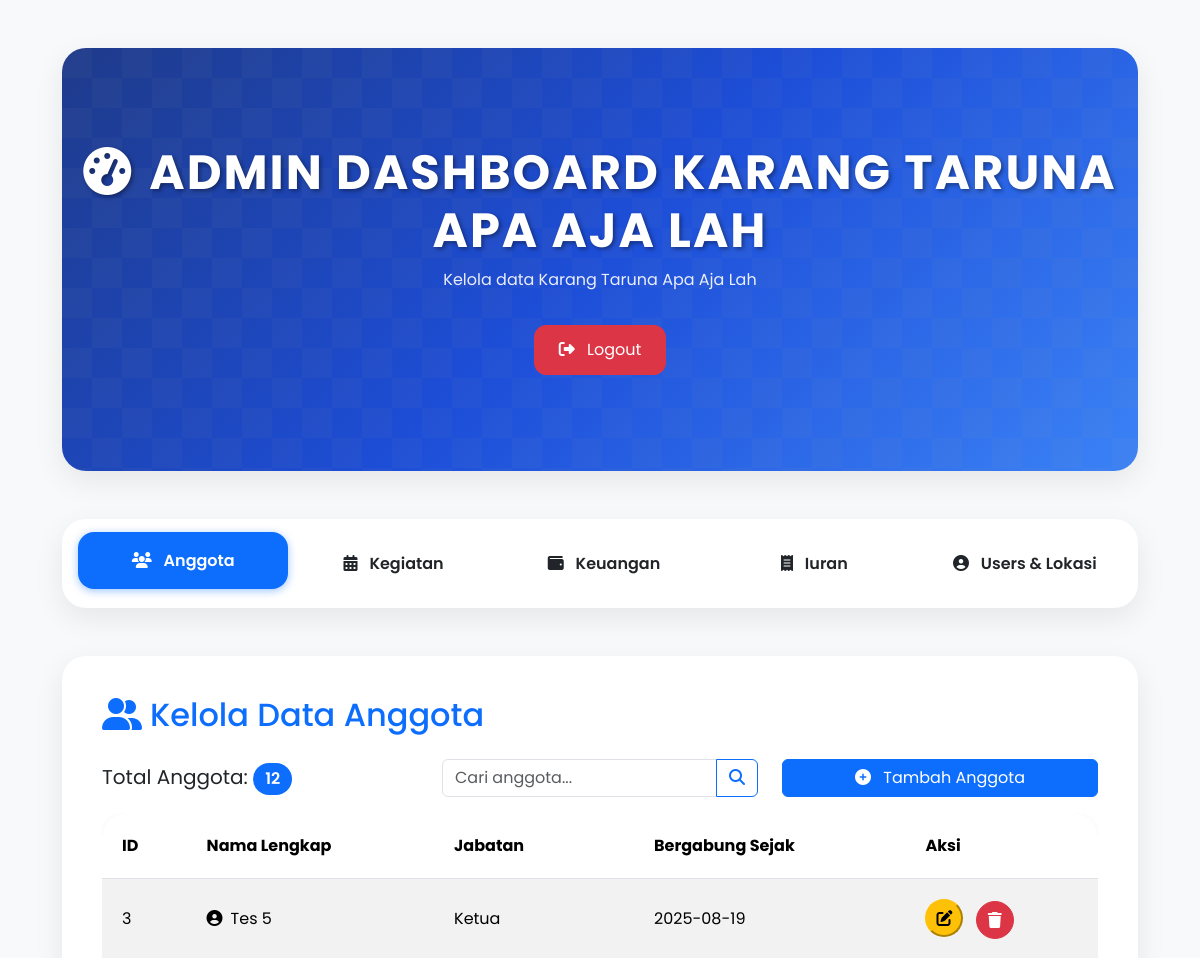
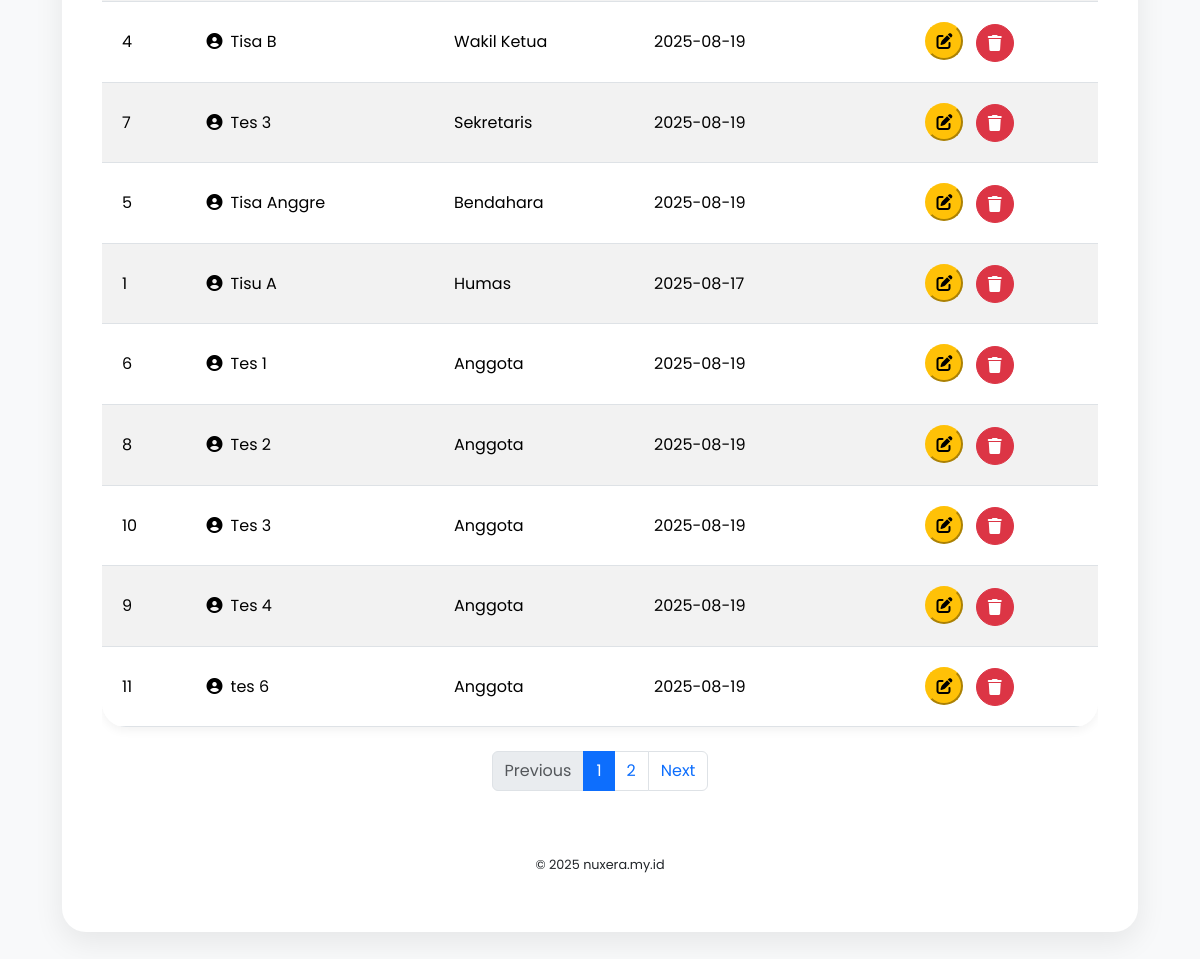
Page /admin/ (signed in) on the committed database (2 pictures, top to bottom).
### tables this page shows
CREATE TABLE `anggota` (
  `id` int NOT NULL,
  `telegram_id` bigint DEFAULT NULL,
  `nama_lengkap` varchar(255) NOT NULL,
  `tempat_lahir` varchar(100) DEFAULT NULL,
  `tanggal_lahir` date DEFAULT NULL,
  `alamat` text,
  `no_hp` varchar(20) DEFAULT NULL,
  `jabatan` varchar(100) NOT NULL DEFAULT 'Anggota',
  `status_aktif` tinyint(1) NOT NULL DEFAULT '1',
  `bergabung_sejak` date DEFAULT NULL,
  `created_at` timestamp NOT NULL DEFAULT CURRENT_TIMESTAMP,
  `username` varchar(255) DEFAULT NULL
);

### admin/index.php (the view, shortened to what this page needs)
<?php
$conn = new mysqli(DB_SERVERNAME, DB_USERNAME, DB_PASSWORD, DB_NAME);
function fetchDataWithPagination($conn, $tableName, $start, $limit, $searchTerm = null, $filterYear = null) {
    $data = [];
    $sql = "SELECT * FROM `$tableName`";
    $conditions = [];
    $params = [];
    $types = '';
    $orderBy = 'id ASC';
    if ($tableName === 'keuangan') {
        $sql = "SELECT k.*, a.nama_lengkap AS dicatat_oleh_nama FROM keuangan k LEFT JOIN anggota a ON k.dicatat_oleh_id = a.id";
        $orderBy = 'k.tanggal_transaksi ASC';
    } elseif ($tableName === 'iuran') {
        $sql = "SELECT i.*, a.nama_lengkap AS anggota_nama FROM iuran i LEFT JOIN anggota a ON i.anggota_id = a.id";
        $orderBy = 'i.tanggal_bayar ASC';
    } elseif ($tableName === 'anggota') {
        $orderBy = "FIELD(jabatan, 'Ketua', 'Wakil Ketua', 'Sekretaris', 'Bendahara', 'Humas', 'Anggota'), nama_lengkap ASC";
    } elseif ($tableName === 'kegiatan') {
        $orderBy = 'tanggal_mulai DESC';
    } elseif ($tableName === 'users') {
        $orderBy = 'id ASC';
    }
    if ($filterYear) {
        if ($tableName === 'keuangan') {
            $conditions[] = "YEAR(k.tanggal_transaksi) = ?";
            $params[] = $filterYear;
            $types .= 'i';
        } elseif ($tableName === 'iuran') {
            $conditions[] = "YEAR(i.tanggal_bayar) = ?";
            $params[] = $filterYear;
            $types .= 'i';
        }
    }
    if (!empty($conditions)) {
        $sql .= " WHERE " . implode(" AND ", $conditions);
    }
    $sql .= " ORDER BY $orderBy LIMIT ? OFFSET ?";
    $params[] = $limit;
    $params[] = $start;
    $types .= 'ii';
    $stmt = $conn->prepare($sql);
    if ($stmt) {
        if (!empty($params)) {
            $stmt->bind_param($types, ...$params);
        }
        $stmt->execute();
        $result = $stmt->get_result();
        if ($result && $result->num_rows > 0) {
            while ($row = $result->fetch_assoc()) {
                $data[] = $row;
            }
        }
    }
    return $data;
}
function countRowsWithFilter($conn, $tableName, $searchTerm = null, $filterYear = null) {
    $sql = "SELECT COUNT(*) AS total FROM `$tableName`";
    $stmt = $conn->prepare($sql);
    if ($stmt) {
        $stmt->execute();
        $result = $stmt->get_result();
        $row = $result->fetch_assoc();
        return $row['total'];
    }
    return 0;
}
$active_tab = isset($_GET['tab']) ? $_GET['tab'] : 'anggota';
$currentYear = date('Y');
$selectedYear = isset($_GET['year']) ? (int)$_GET['year'] : $currentYear;
$searchTerm = isset($_GET['search']) ? trim($_GET['search']) : '';
$limit = 10;
$page = isset($_GET['page']) ? max(1, intval($_GET['page'])) : 1;
$start = ($page - 1) * $limit;
$total_rows = countRowsWithFilter($conn, $active_tab, $searchTerm, $selectedYear);
$total_pages = ceil($total_rows / $limit);
$anggota = [];
if ($active_tab === 'anggota') {
    $anggota = fetchDataWithPagination($conn, 'anggota', $start, $limit, $searchTerm, $selectedYear);
} elseif ($active_tab === 'kegiatan') {
    $kegiatan = fetchDataWithPagination($conn, 'kegiatan', $start, $limit, $searchTerm, $selectedYear);
} elseif ($active_tab === 'keuangan') {
    $keuangan = fetchDataWithPagination($conn, 'keuangan', $start, $limit, $searchTerm, $selectedYear);
} elseif ($active_tab === 'iuran') {
    $iuran = fetchDataWithPagination($conn, 'iuran', $start, $limit, $searchTerm, $selectedYear);
} elseif ($active_tab === 'users') {
    $users = fetchDataWithPagination($conn, 'users', $start, $limit, $searchTerm, $selectedYear);
}
$totalAnggota = countRowsWithFilter($conn, 'anggota');
?>
<!DOCTYPE html>
<html lang="id">
<head>
    <link href="https://cdn.jsdelivr.net/npm/bootstrap@5.3.3/dist/css/bootstrap.min.css" rel="stylesheet">
    <link rel="stylesheet" href="https://cdnjs.cloudflare.com/ajax/libs/font-awesome/6.4.0/css/all.min.css">
    <link rel="stylesheet" href="../assets/css/styleadmin.css">
    <link rel="stylesheet" href="../assets/css/styleindex.css">
</head>
<body>
<div class="container py-5">
    <header class="hero-section">
        <h1 class="display-5"><i class="fa-solid fa-tachometer-alt me-3"></i>Admin Dashboard <?= htmlspecialchars(ORGANIZATION_NAME) ?></h1>
        <p class="fs-6 mt-2">Kelola data <?= htmlspecialchars(ORGANIZATION_NAME) ?></p>
	<a href="../logout.php" class="btn btn-danger mt-3" style="border-radius: 0.75rem; padding: 0.75rem 1.5rem;">
        <i class="fa-solid fa-sign-out-alt me-2"></i> Logout
    </a>
    </header>
    <div class="mb-5">
        <ul class="nav nav-pills nav-justified nav-pills-custom" id="myTab" role="tablist">
            <li class="nav-item" role="presentation">
                <a class="nav-link <?= ($active_tab == 'anggota') ? 'active' : '' ?>" href="?tab=anggota<?= !empty($searchTerm) ? '&search=' . urlencode($searchTerm) : '' ?>">
                    <i class="fa-solid fa-users me-2"></i> Anggota
                </a>
            </li>
            <li class="nav-item" role="presentation">
                <a class="nav-link <?= ($active_tab == 'kegiatan') ? 'active' : '' ?>" href="?tab=kegiatan<?= !empty($searchTerm) ? '&search=' . urlencode($searchTerm) : '' ?>">
                    <i class="fa-solid fa-calendar-alt me-2"></i> Kegiatan
                </a>
            </li>
            <li class="nav-item" role="presentation">
                <a class="nav-link <?= ($active_tab == 'keuangan') ? 'active' : '' ?>" href="?tab=keuangan<?= !empty($searchTerm) ? '&search=' . urlencode($searchTerm) : '' ?>">
                    <i class="fa-solid fa-wallet me-2"></i> Keuangan
                </a>
            </li>
            <li class="nav-item" role="presentation">
                <a class="nav-link <?= ($active_tab == 'iuran') ? 'active' : '' ?>" href="?tab=iuran<?= !empty($searchTerm) ? '&search=' . urlencode($searchTerm) : '' ?>">
                    <i class="fa-solid fa-receipt me-2"></i> Iuran
                </a>
            </li>
            <li class="nav-item" role="presentation">
                <a class="nav-link <?= ($active_tab == 'users') ? 'active' : '' ?>" href="?tab=users<?= !empty($searchTerm) ? '&search=' . urlencode($searchTerm) : '' ?>">
                    <i class="fa-solid fa-user-circle me-2"></i> Users & Lokasi
                </a>
            </li>
        </ul>
    </div>
    <div class="content-card">
        <?php if ($active_tab == 'anggota'): ?>
            <h2 class="mb-4 text-primary"><i class="fa-solid fa-user-group me-2"></i>Kelola Data Anggota</h2>
            <div class="row mb-3 gy-2 align-items-center">
                <div class="col-12 col-md-4">
                    <p class="fs-5 mb-0">Total Anggota: <span class="badge bg-primary"><?= $totalAnggota ?></span></p>
                </div>
                <div class="col-12 col-md-4">
                    <form action="" method="GET" class="d-flex w-100">
                        <div class="input-group">
                            <input type="text" class="form-control" placeholder="Cari anggota..." name="search" value="<?= htmlspecialchars($searchTerm) ?>">
                            <button class="btn btn-outline-primary" type="submit"><i class="fas fa-search"></i></button>
                        </div>
                    </form>
                </div>
                <div class="col-12 col-md-4 text-md-end">
                    <button type="button" class="btn btn-primary w-100 w-md-auto" data-bs-toggle="modal" data-bs-target="#addAnggotaModal">
                        <i class="fa-solid fa-plus-circle me-2"></i> Tambah Anggota
                    </button>
                </div>
            </div>
            <div class="table-responsive">
                <table class="table table-hover table-striped d-none d-md-table">
                    <thead>
                        <tr>
                            <th scope="col">ID</th>
                            <th scope="col">Nama Lengkap</th>
                            <th scope="col">Jabatan</th>
                            <th scope="col">Bergabung Sejak</th>
                            <th scope="col">Aksi</th>
                        </tr>
                    </thead>
                    <tbody>
                        <?php if (count($anggota) > 0): ?>
                            <?php foreach ($anggota as $row): ?>
                                <tr>
                                    <td><?= htmlspecialchars($row['id']) ?></td>
                                    <td><i class="fa-solid fa-user-circle me-2"></i><?= htmlspecialchars($row['nama_lengkap']) ?></td>
                                    <td><?= htmlspecialchars($row['jabatan']) ?></td>
                                    <td><?= htmlspecialchars($row['bergabung_sejak']) ?></td>
                                    <td>
                                        <button class="btn-action btn-warning-custom me-2 edit-btn" data-bs-toggle="modal" data-bs-target="#editAnggotaModal" data-id="<?= $row['id'] ?>" data-nama="<?= $row['nama_lengkap'] ?>" data-jabatan="<?= $row['jabatan'] ?>" data-sejak="<?= $row['bergabung_sejak'] ?>">
                                            <i class="fa-solid fa-edit"></i>
                                        </button>
                                        <form action="" method="POST" class="d-inline">
                                            <button type="submit" class="btn btn-danger btn-action" onclick="return confirm('Apakah Anda yakin ingin menghapus data ini?')"><i class="fa-solid fa-trash"></i></button>
                                        </form>
                                    </td>
                                </tr>
                            <?php endforeach; ?>
                        <?php else: ?>
                            <tr>
                                <td colspan="5" class="text-center text-muted">Tidak ada data anggota.</td>
                            </tr>
                        <?php endif; ?>
                    </tbody>
                </table>
                <?php if ($total_pages > 1): ?>
                <nav aria-label="Page navigation example" class="mt-4 d-none d-md-block">
                    <ul class="pagination justify-content-center">
                        <li class="page-item <?= ($page <= 1) ? 'disabled' : '' ?>">
                            <a class="page-link" href="?tab=anggota&page=<?= $page - 1 ?><?= !empty($searchTerm) ? '&search=' . htmlspecialchars($searchTerm) : '' ?>" tabindex="-1">Previous</a>
                        </li>
                        <?php for ($i = 1; $i <= $total_pages; $i++): ?>
                            <li class="page-item <?= ($page == $i) ? 'active' : '' ?>">
                                <a class="page-link" href="?tab=anggota&page=<?= $i ?><?= !empty($searchTerm) ? '&search=' . htmlspecialchars($searchTerm) : '' ?>"><?= $i ?></a>
                            </li>
                        <?php endfor; ?>
                        <li class="page-item <?= ($page >= $total_pages) ? 'disabled' : '' ?>">
                            <a class="page-link" href="?tab=anggota&page=<?= $page + 1 ?><?= !empty($searchTerm) ? '&search=' . htmlspecialchars($searchTerm) : '' ?>">Next</a>
                        </li>
                    </ul>
                </nav>
            <?php endif; ?>
            </div>
            <?php endif; ?>
                <footer class="text-center mt-5">
                    <div class="copyright-box">
                        <p class="copyright-text" style="font-size: 0.8rem;">
                            &copy; <?= date('Y') ?> <a href="http://nuxera.my.id" target="_blank" style="color: inherit; text-decoration: none;">nuxera.my.id</a>
                        </p>
                    </div>
                </footer>
            </div>
        </div>
<div class="toast-container position-fixed bottom-0 end-0 p-3" id="toast-container"></div>
</body>
</html>

### assets/css/styleadmin.css (style rules this page uses)
:root { --primary-color: #0d6efd; --light-bg: #f8f9fa; --dark-text: #212529; --card-shadow: 0 10px 30px rgba(0, 0, 0, 0.08); --border-radius: 1.5rem; }
body { font-family: 'Poppins', sans-serif; background-color: var(--light-bg); color: var(--dark-text); line-height: 1.6; }
.container { max-width: 1200px; }
.nav-pills-custom { background-color: #fff; border-radius: var(--border-radius); box-shadow: var(--card-shadow); padding: 0.75rem; display: flex; justify-content: space-between; flex-wrap: wrap; }
.nav-pills-custom .nav-link { border-radius: calc(var(--border-radius) - 0.5rem); font-weight: 600; color: var(--dark-text); padding: 1rem 1.75rem; transition: all 0.3s ease-in-out; flex-grow: 1; text-align: center; margin: 0.25rem; }
.nav-pills-custom .nav-link.active { background-color: var(--primary-color); color: #fff; box-shadow: 0 2px 8px rgba(13, 110, 253, 0.4); transform: translateY(-3px); }
.content-card { background-color: #fff; border-radius: var(--border-radius); box-shadow: var(--card-shadow); padding: 2.5rem; transition: all 0.3s ease; }
.table { border-radius: var(--border-radius); overflow: hidden; background-color: #fff; box-shadow: 0 4px 10px rgba(0, 0, 0, 0.05); }
.table thead { background-color: #e9ecef; color: var(--dark-text); font-weight: 600; }
.table tbody tr { transition: all 0.2s ease-in-out; }
.table th, .table td { padding: 1.25rem; vertical-align: middle; border-bottom: 1px solid #dee2e6; }
.btn-action { width: 38px; height: 38px; border-radius: 50%; display: inline-flex; align-items: center; justify-content: center; transition: all 0.2s ease; }
.btn-action.btn-warning-custom { background-color: #ffc107; border-color: #ffc107; color: #000; border-radius: 50% !important; }

### assets/css/styleindex.css (style rules this page uses)
:root { --primary-color: #0d6efd; --primary-dark: #0a58ca; --light-bg: #f8f9fa; --dark-text: #212529; --card-shadow: 0 10px 30px rgba(0, 0, 0, 0.08); --border-radius: 1.5rem; }
body { font-family: 'Poppins', sans-serif; background-color: var(--light-bg); color: var(--dark-text); line-height: 1.6; }
.container { max-width: 1100px; }
.hero-section { background: linear-gradient(135deg, #1e3a8a, #1d4ed8, #3b82f6); color: #fff; padding: 6rem 0; border-radius: var(--border-radius); margin-bottom: 3rem; text-align: center; box-shadow: var(--card-shadow); position: relative; overflow: hidden; }
.hero-section::before { content: ''; position: absolute; top: 0; left: 0; width: 100%; height: 100%; opacity: 0.5; z-index: 0; }
.hero-section > * { position: relative; z-index: 1; }
.hero-section h1 { font-weight: 700; text-transform: uppercase; letter-spacing: 2px; text-shadow: 2px 2px 4px rgba(0,0,0,0.4); }
.hero-section p { font-weight: 400; opacity: 0.9; }
.nav-pills-custom { background-color: #fff; border-radius: var(--border-radius); box-shadow: var(--card-shadow); padding: 0.75rem; display: flex; justify-content: space-between; flex-wrap: wrap; }
.nav-pills-custom .nav-link { border-radius: calc(var(--border-radius) - 0.5rem); font-weight: 600; color: var(--dark-text); padding: 1rem 1.75rem; transition: all 0.3s ease-in-out; flex-grow: 1; text-align: center; margin: 0.25rem; }
.nav-pills-custom .nav-link.active { background-color: var(--primary-color); color: #fff; box-shadow: 0 2px 8px rgba(13, 110, 253, 0.4); transform: translateY(-3px); }
.content-card { background-color: #fff; border-radius: var(--border-radius); box-shadow: var(--card-shadow); padding: 2.5rem; transition: all 0.3s ease; }
.table { border-radius: var(--border-radius); overflow: hidden; background-color: #fff; box-shadow: 0 4px 10px rgba(0, 0, 0, 0.05); }
.table thead { background-color: #e9ecef; color: var(--dark-text); font-weight: 600; }
.table tbody tr { transition: all 0.2s ease-in-out; }
.table th, .table td { padding: 1.25rem; vertical-align: middle; border-bottom: 1px solid #dee2e6; }
.badge { font-size: 0.8em; font-weight: 600; padding: 0.5rem 0.75rem; border-radius: 1rem; }

### rows in the picture
anggota: id "3", nama_lengkap "Tes 5", jabatan "Ketua", bergabung_sejak "2025-08-19"
anggota: id "4", nama_lengkap "Tisa B", jabatan "Wakil Ketua", bergabung_sejak "2025-08-19"
anggota: id "7", nama_lengkap "Tes 3", jabatan "Sekretaris", bergabung_sejak "2025-08-19"
anggota: id "5", nama_lengkap "Tisa Anggre", jabatan "Bendahara", bergabung_sejak "2025-08-19"
anggota: id "1", nama_lengkap "Tisu A", jabatan "Humas", bergabung_sejak "2025-08-17"
anggota: id "6", nama_lengkap "Tes 1", jabatan "Anggota", bergabung_sejak "2025-08-19"
anggota: id "8", nama_lengkap "Tes 2", jabatan "Anggota", bergabung_sejak "2025-08-19"
anggota: id "10", nama_lengkap "Tes 3", jabatan "Anggota", bergabung_sejak "2025-08-19"
anggota: id "9", nama_lengkap "Tes 4", jabatan "Anggota", bergabung_sejak "2025-08-19"
anggota: id "11", nama_lengkap "tes 6", jabatan "Anggota", bergabung_sejak "2025-08-19"

### other values in the picture
ORGANIZATION_NAME "KARANG TARUNA APA AJA LAH"
ORGANIZATION_NAME "Karang Taruna Apa Aja Lah"
$totalAnggota "12"
